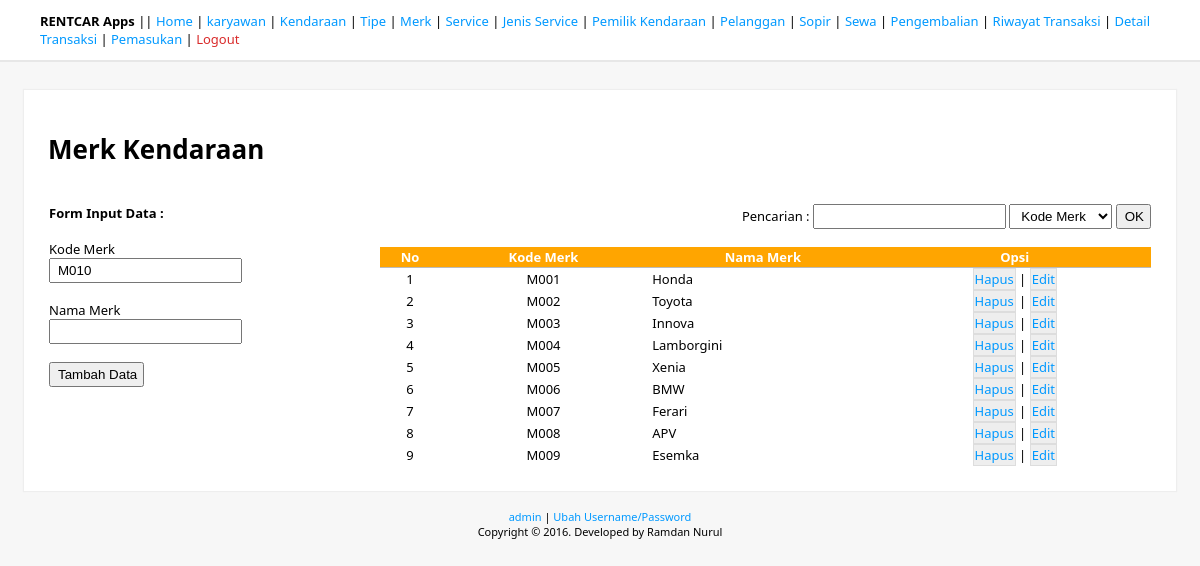
The app's page /merk/index.php (signed in) with its own data.
### tables this page shows
CREATE TABLE IF NOT EXISTS `tb_merk` (
  `KodeMerk` varchar(7) NOT NULL,
  `NmMerk` varchar(20) NOT NULL
);

### libs/pdo.class.crud.php (called while the page is built, shortened)
<?php
class crud extends PDO{
	public function select($tabel, $rows, $where = null, $order = null, $limit = null, $group = null){
		$command = 'SELECT '.$rows.' FROM '.$tabel;
		if ($order != null) {
			$command .=' ORDER BY '.$order;
		}
		if ($limit != null) {
			$command .=' LIMIT '.$limit;
		}
		$query = parent::prepare($command);
		$query->execute();
		$posts = array();
		while ($row = $query->fetch(PDO::FETCH_ASSOC)) {
			$posts[] = $row;
		}
		return $this->result =  json_encode(array('stand'=>$posts));
	}
}
?>

### merk/index.php (the view, shortened to what this page needs)
<?php
include("../libs/library.php");
$title_page = "Merk Kendaraan";
$db_table = "tb_merk";
$btn_submit = '<input type="submit" name="inp_submit" value="Tambah Data">';
$ambildata = json_decode($db->select($db_table,"*"));
$dis_input = "";
$primary = "KodeMerk";
$e_inp_kode = getKode($db->select($db_table,$primary,"","$primary DESC","0,1"),$primary,"M0");
$e_inp_nama = "";
$s_filter = array(
 'KodeMerk' => "Kode Merk",
 'NmMerk' => "Nama Merk"
);
?>
<!DOCTYPE html>
<html>
<head>
    <link rel="stylesheet" href="../css/main.css">
</head>
<body>
<?php echo get_navbar1() ?>
<div class="kotak-utama">
<h1><?php echo $title_page ?></h1>
<br>
<table width="100%" border="0">
 <tr>
  <td width="30%" valign="top">
    <form method="post">
     <strong class="title-form">Form Input Data :</strong> <br><br>
      Kode Merk <br>
      <input type="text" name="inp_kode" value="<?php echo $e_inp_kode ?>" <?php echo $dis_input ?> required><br><br>
      Nama Merk <br>
      <input type="text" name="inp_nama" value="<?php echo $e_inp_nama ?>" required><br><br>
      <?php echo $btn_submit ?>
   </form>
  </td>
  <td valign="top">
   <form method="post" action="?f" class="align-right">
    Pencarian : <input type="text" name="inp_cari" value="<?php echo @$e_safe_cari ?>">
    <select name="inp_filter">
     <?php
    foreach($s_filter as $key => $value){
     $e_safe_filter==$key?$statSelect="Selected":$statSelect="";
     ?>
     <option value="<?php echo $key ?>" <?php echo $statSelect ?>><?php echo $value ?></option>
     <?php
    }
    ?>
    </select>
    <input type="submit" name="inp_btn_cari" value="OK">
    <br>
    <br>
   </form>
   <table class="table" width="100%">
    <thead>
     <tr>
      <th>No</th>
      <th>Kode Merk</th>
      <th>Nama Merk</th>
      <th>Opsi</th>
     </tr>
    </thead>
    <?php
    if (!count($ambildata->stand)) {
     $standMessage = "<center>Data Kosong!</center>";
    }else{
    foreach($ambildata->stand as $idx => $stand){
    $idx++;
    echo "<tbody><tr>";
    ?>
    <td>
     <?php echo $idx ?>
    </td>
    <td>
     <?php echo $stand->KodeMerk ?>
    </td>
    <td class="align-left">
     <?php echo $stand->NmMerk ?>
    </td>
    <td>
     <a href="?x/<?php echo $stand->KodeMerk ?>">Hapus</a> |
     <a href="?e/<?php echo $stand->KodeMerk ?>">Edit</a>
    </td>
    <?php
    echo "</tr></tbody>";
    }}
    ?>
   </table>
  </td>
 </tr>
</table>
</div>
 <br> <?php echo getFooter() ?> </body>
</html>

### libs/library.php (shortened to what this page needs)
<?php
include("pdo.class.crud.php");
function get_navbar1(){
 ?>
 <div class="navbar1">
 <strong>RENTCAR Apps </strong>||
 <a href="../dasbor">Home</a> |
 <a href="../karyawan/">karyawan</a> |
 <a href="../kendaraan/">Kendaraan</a> |
 <a href="../type">Tipe</a> |
 <a href="../merk">Merk</a> |
 <a href="../service/">Service</a> |
 <a href="../jenisService/">Jenis Service</a> |
 <a href="../pemilik/">Pemilik Kendaraan</a> |
 <a href="../pelanggan/">Pelanggan</a> |
 <a href="../sopir/">Sopir</a> |
 <a href="../sewa/">Sewa</a> |
 <a href="../pengembalian/">Pengembalian</a> |
 <a href="../laporan/lihatRiwayat.php">Riwayat Transaksi</a> |
 <a href="../laporan/lihatDetail.php">Detail Transaksi</a> |
 <a href="../laporan/lihatSetoran.php">Pemasukan</a> |
 <a href="../libs/logout.php" class="c-red">Logout</a>
 </div>
 <?php
}
function getKode($conn,$primary,$prefix){
 $json = json_decode($conn);
 foreach($json->stand as $idx => $stand){
  $kode = "1".substr($stand->$primary,2);
 }
 $kode++;
 return $prefix.substr($kode,1);
}
function getFooter(){
 return '<center class="copyright"><font class="c-blue">'.$_SESSION['config_username'].'</font> | <a href="../ubahAkun">Ubah Username/Password</a><br>Copyright &copy 2016. Developed by Ramdan Nurul</center>';
}
?>

### css/main.css (style rules this page uses)
body { padding: 0; margin: 0; font-family: 'Segoe UI'; font-size: 13px; background: #F7F7F7; }
.kotak-utama { width: 92%; margin: auto; margin-top: 30px; padding: 2%; background: #FFF; box-shadow:0px 0px 1px 1px #EEE; }
.table > thead > tr { background: orange; color: #FFF; border-bottom: 1px solid #BBB; }
.table > tbody > tr > td { text-align: center; padding-left: 5px; padding-right: 5px; padding-top: 2px; padding-bottom: 2px; }
.table > tbody > tr > td > a { background: #eee; padding: 1px; border: 1px solid #DDD; transition: all ease 0.3s; }
.align-right { text-align: right!important; }
.align-left { text-align: left!important; }
.c-blue { color: #09f; }
table { border-collapse: collapse; }
a { text-decoration: none; color: #09f; cursor: pointer; }
.navbar1 { width: 96%; height: auto; background: #FFF; padding: 1%; padding-left: 40px; box-shadow: 0px 0px 0px 2px #E7E7E7; }
form > input,form > select, form > select, form > textarea { padding: 3px; padding-left: 7px; padding-right: 5px; }
.copyright { font-size: 11px; }
.c-red { color: #d92a2a }

### records on screen
tb_merk: KodeMerk "M001", NmMerk "Honda"
tb_merk: KodeMerk "M002", NmMerk "Toyota"
tb_merk: KodeMerk "M003", NmMerk "Innova"
tb_merk: KodeMerk "M004", NmMerk "Lamborgini"
tb_merk: KodeMerk "M005", NmMerk "Xenia"
tb_merk: KodeMerk "M006", NmMerk "BMW"
tb_merk: KodeMerk "M007", NmMerk "Ferari"
tb_merk: KodeMerk "M008", NmMerk "APV"
tb_merk: KodeMerk "M009", NmMerk "Esemka"

### other values on screen
$title_page "Merk Kendaraan"
$_SESSION['config_username'] "admin"
form field inp_filter "Kode Merk"
